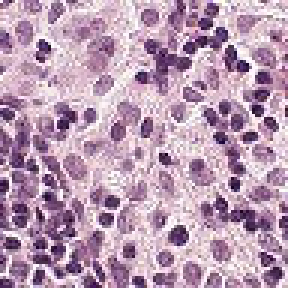
#> input picture data/test_samples/normal/normal_02.tif, 96 x 96 px (shown 3 times larger)
$ python -i quality.py   (imports and definitions only)
#> lines starting #> are read from the running program, lines starting #| are printed output that depends on the picture
"""
Image Quality and Artifact Assessment for Histopathology Images.
"""

from typing import Dict, Any, Union
import numpy as np
from PIL import Image


class ImageQualityChecker:
    """
    Assesses histopathology image quality metrics including whitespace/background ratio,
    blurriness (Laplacian variance), and contrast.
    """

    def calculate_whitespace_ratio(self, img: Image.Image, threshold: int = 220) -> float:
        """
        Calculate fraction of pixels that represent empty slide glass (bright background).
        In H&E staining, glass background appears nearly white (high RGB values).
        """
        rgb_img = img.convert("RGB")
        arr = np.array(rgb_img, dtype=np.uint8)
        # Pixel is white background if all R, G, B channels exceed threshold
        white_pixels = np.all(arr > threshold, axis=2)
        total_pixels = arr.shape[0] * arr.shape[1]
        return float(np.sum(white_pixels) / total_pixels) if total_pixels > 0 else 0.0

    def calculate_blurriness(self, img: Image.Image) -> float:
        """
        Calculate blurriness metric using the variance of the Laplacian operator on grayscale image.
        Higher variance indicates sharper edges/focus; low variance suggests blurriness or empty fields.
        """
        gray = np.array(img.convert("L"), dtype=np.float32)

        # 3x3 Discrete Laplacian Kernel:
        # [ 0,  1,  0]
        # [ 1, -4,  1]
        # [ 0,  1,  0]
        padded = np.pad(gray, pad_width=1, mode="edge")
        laplacian = (
            padded[0:-2, 1:-1] +
            padded[2:, 1:-1] +
            padded[1:-1, 0:-2] +
            padded[1:-1, 2:] -
            4.0 * gray
        )
        return float(np.var(laplacian))

    def calculate_contrast(self, img: Image.Image) -> float:
        """Calculate standard deviation of pixel intensities as a proxy for contrast."""
        gray = np.array(img.convert("L"), dtype=np.float32)
        return float(np.std(gray))

    def assess_quality(self, img: Image.Image) -> Dict[str, Any]:
        """Run complete quality assessment on an image."""
        ws_ratio = self.calculate_whitespace_ratio(img)
        blur = self.calculate_blurriness(img)
        contrast = self.calculate_contrast(img)

        # Heuristic quality flags
        is_mostly_background = ws_ratio > 0.85
        is_low_contrast = contrast < 10.0

        return {
            "whitespace_ratio": round(ws_ratio, 4),
            "blurriness_laplacian_var": round(blur, 2),
            "contrast_std": round(contrast, 2),
            "is_mostly_background": is_mostly_background,
            "is_low_contrast": is_low_contrast,
        }

>>> from PIL import Image
>>> picture = Image.open('../../data/test_samples/normal/normal_02.tif')
#> picture is the input picture: PIL image 96x96 RGB; mean R, G, B 184.8, 154.6, 178.2
>>> result = ImageQualityChecker().assess_quality(picture)
#> in calculate_whitespace_ratio, `white_pixels = np.all(arr > threshold, axis=2)`:
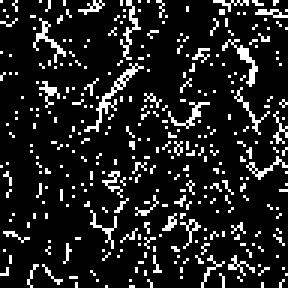
#> white_pixels: shape (96, 96) bool (shown 3 times larger); 13% white in thin lines or dots
#> in assess_quality, `ws_ratio = self.calculate_whitespace_ratio(img)`: ws_ratio = 0.13
#> in calculate_blurriness, `gray = np.array(img.convert("L"), dtype=np.float32)`:
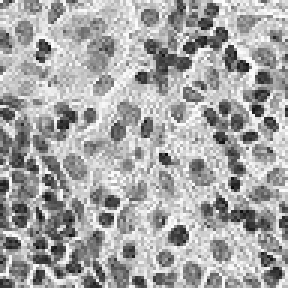
#> gray: shape (96, 96) float32 (shown 3 times larger); min 10, max 254, mean 166.3
#> in calculate_blurriness, `padded = np.pad(gray, pad_width=1, mode="edge")`:
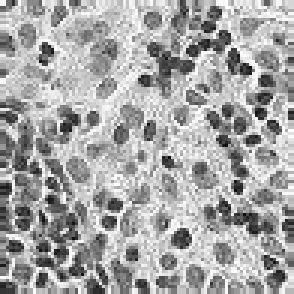
#> padded: shape (98, 98) float32 (shown 3 times larger); min 10, max 254, mean 166.2
#> in calculate_blurriness, `laplacian = ( padded[0:-2, 1:-1] + padded[2:, 1:-1] + padded[1:-1, 0:-..`:
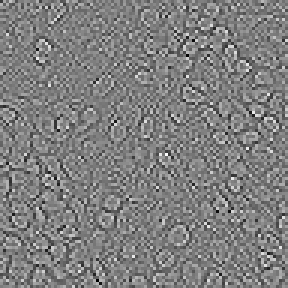
#> laplacian: shape (96, 96) float32 (shown 3 times larger); min -544, max 543, mean 0; drawn with min black and max white
#> in assess_quality, `blur = self.calculate_blurriness(img)`: blur = 19254.2
#> in assess_quality, `contrast = self.calculate_contrast(img)`: contrast = 56.42
#> in assess_quality, `is_mostly_background = ws_ratio > 0.85`: is_mostly_background = False
#> result = {'whitespace_ratio': 0.13, 'blurriness_laplacian_var': 19254.2, 'contrast_std': 56.42, 'is_mostly_background': False, 'is_low_contrast': False}

$ run again, on data/test_samples/normal/normal_03.tif
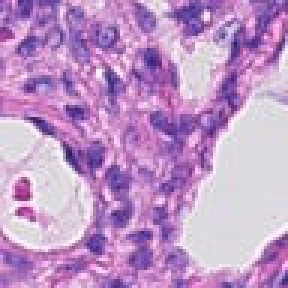
#> input picture data/test_samples/normal/normal_03.tif, 96 x 96 px (shown 3 times larger)
#> picture is the input picture: PIL image 96x96 RGB; mean R, G, B 190.8, 149.8, 199.1
#> in calculate_whitespace_ratio, `white_pixels = np.all(arr > threshold, axis=2)`:
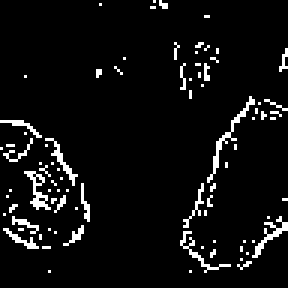
#> white_pixels: shape (96, 96) bool (shown 3 times larger); 5.8% white in thin lines or dots
#> ws_ratio = 0.0577
#> in calculate_blurriness, `laplacian = ( padded[0:-2, 1:-1] + padded[2:, 1:-1] + padded[1:-1, 0:-..`:
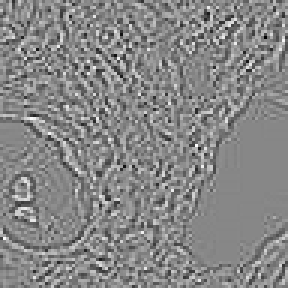
#> laplacian: shape (96, 96) float32 (shown 3 times larger); min -234, max 208, mean 0; drawn with min black and max white
#> blur = 2908.5
#> contrast = 45.62
#> is_mostly_background = False
#> result = {'whitespace_ratio': 0.0577, 'blurriness_laplacian_var': 2908.5, 'contrast_std': 45.62, 'is_mostly_background': False, 'is_low_contrast': False}

$ run again, on data/test_samples/normal/normal_04.tif
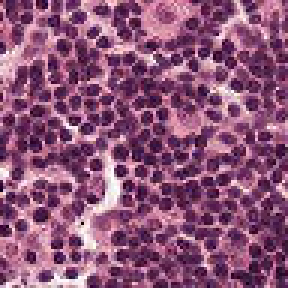
#> input picture data/test_samples/normal/normal_04.tif, 96 x 96 px (shown 3 times larger)
#> picture is the input picture: PIL image 96x96 RGB; mean R, G, B 141.1, 84.4, 119.9
#> in calculate_whitespace_ratio, `white_pixels = np.all(arr > threshold, axis=2)`:
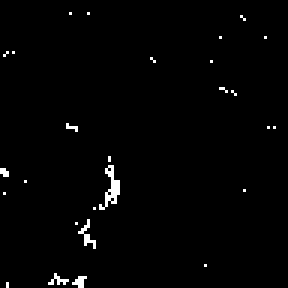
#> white_pixels: shape (96, 96) bool (shown 3 times larger); 1.4% white in thin lines or dots
#> ws_ratio = 0.0137
#> in calculate_blurriness, `laplacian = ( padded[0:-2, 1:-1] + padded[2:, 1:-1] + padded[1:-1, 0:-..`:
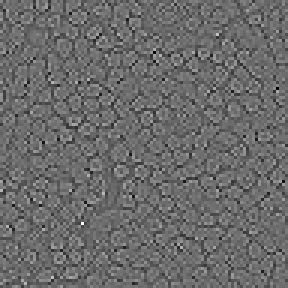
#> laplacian: shape (96, 96) float32 (shown 3 times larger); min -567, max 783, mean 0; drawn with min black and max white
#> blur = 14675.7
#> contrast = 53.29
#> is_mostly_background = False
#> result = {'whitespace_ratio': 0.0137, 'blurriness_laplacian_var': 14675.6, 'contrast_std': 53.29, 'is_mostly_background': False, 'is_low_contrast': False}

$ run again, on data/test_samples/normal/normal_05.tif
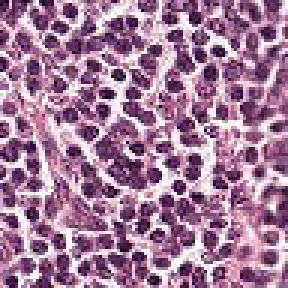
#> input picture data/test_samples/normal/normal_05.tif, 96 x 96 px (shown 3 times larger)
#> picture is the input picture: PIL image 96x96 RGB; mean R, G, B 163.5, 123, 152.7
#> in calculate_whitespace_ratio, `white_pixels = np.all(arr > threshold, axis=2)`:
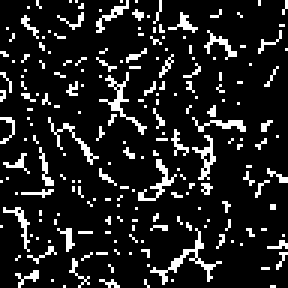
#> white_pixels: shape (96, 96) bool (shown 3 times larger); 12.9% white in thin lines or dots
#> ws_ratio = 0.129
#> in calculate_blurriness, `laplacian = ( padded[0:-2, 1:-1] + padded[2:, 1:-1] + padded[1:-1, 0:-..`:
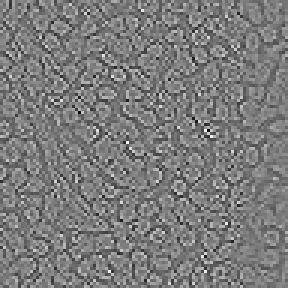
#> laplacian: shape (96, 96) float32 (shown 3 times larger); min -660, max 694, mean 0; drawn with min black and max white
#> blur = 25352.2
#> contrast = 67.07
#> is_mostly_background = False
#> result = {'whitespace_ratio': 0.129, 'blurriness_laplacian_var': 25352.2, 'contrast_std': 67.07, 'is_mostly_background': False, 'is_low_contrast': False}
